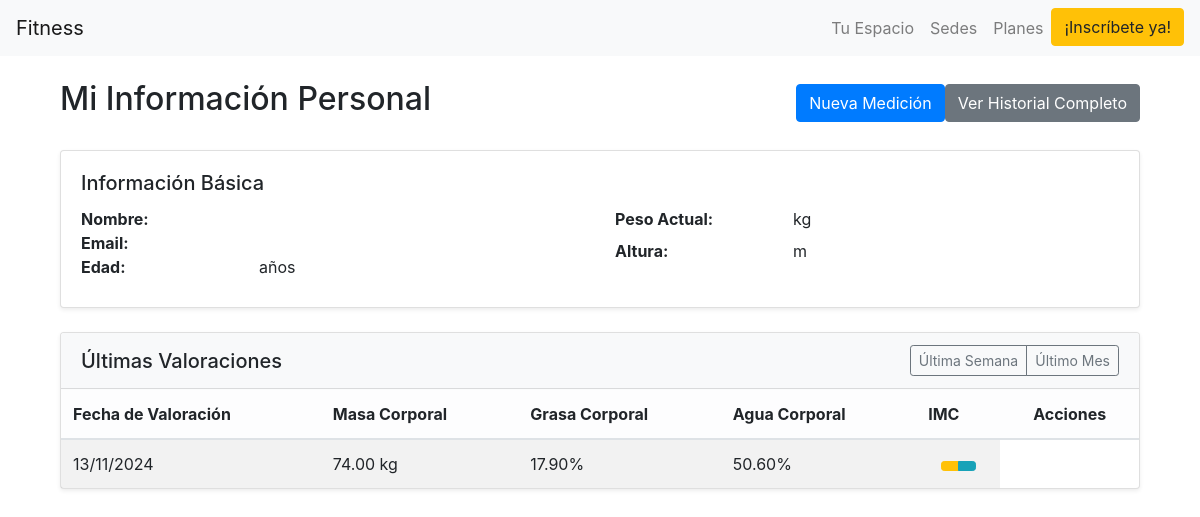
The app's page /mycoach/mycoach/ (signed in) with its own data.
### rutinas/models.py (models this page shows, shortened)
class ValoracionPersonal(models.Model):
    usuario = models.ForeignKey(
        User,
        on_delete=models.CASCADE,
        related_name='valoraciones'
    )
    fecha_valoracion = models.DateField()
    masa_corporal = models.DecimalField(
        max_digits=5,
        decimal_places=2,
        validators=[
            MinValueValidator(Decimal('30.00')),
            MaxValueValidator(Decimal('300.00'))
        ],
        help_text="Peso en kilogramos",
        default=0
    )
    grasa_corporal = models.DecimalField(
        max_digits=5,
        decimal_places=2,
        validators=[
            MinValueValidator(Decimal('3.00')),
            MaxValueValidator(Decimal('60.00'))
        ],
        help_text="Porcentaje de grasa corporal"
    )
    agua_corporal = models.DecimalField(
        max_digits=5,
        decimal_places=2,
        validators=[
            MinValueValidator(Decimal('20.00')),
            MaxValueValidator(Decimal('80.00'))
        ],
        help_text="Porcentaje de agua corporal"
    )
    notas = models.TextField(blank=True)
    created_at = models.DateTimeField(default=timezone.now)
    class Meta:
        verbose_name = "Valoración Personal"
        verbose_name_plural = "Valoraciones Personales"
        ordering = ['-fecha_valoracion']
        unique_together = ['usuario', 'fecha_valoracion']  # Evita duplicados en la misma fecha

### Mycoach/views.py (the view)
# urls.py: path('mycoach/', views.mi_informacion, name='index'),
def mi_informacion(request):
    usuario = request.user  # Obtener el usuario autenticado
    try:
        info_usuario = User.objects.get(id=usuario.id)
    except User.DoesNotExist:
        return redirect('mycoach:index')  # Redirigir si no encuentra el usuario
    valoraciones = ValoracionPersonal.objects.filter(id=usuario.id)
    context = {
        'info_usuario': info_usuario,
        'valoraciones': valoraciones
    }
    return render(request, 'usuarios.html', context)

### Mycoach/templates/usuarios.html (shortened to what this page needs)
{% extends 'base.html' %}
{% block content %}
<div class="container mt-4">
    <div class="d-flex justify-content-between align-items-center mb-4">
        <h1 class="h2">Mi Información Personal</h1>
        <div class="d-flex gap-2">
            <a href="{% url 'mycoach:agregar_valoracion' %}" class="btn btn-primary">
                Nueva Medición
            </a>
            <a href="{% url 'mycoach:historial_valoraciones' %}" class="btn btn-secondary">
                Ver Historial Completo
            </a>
        </div>
    </div>
    <div class="card mb-4 shadow-sm">
        <div class="card-body">
            <h2 class="card-title h5">Información Básica</h2>
            <div class="row g-3">
                <div class="col-md-6">
                    <dl class="row mb-0">
                        <dt class="col-sm-4">Nombre:</dt>
                        <dd class="col-sm-8 mb-2">{{ info_usuario.Nombre }}</dd>
                        <dt class="col-sm-4">Email:</dt>
                        <dd class="col-sm-8 mb-2">{{ info_usuario.Email }}</dd>
                        <dt class="col-sm-4">Edad:</dt>
                        <dd class="col-sm-8 mb-2">{{ info_usuario.Edad }} años</dd>
                    </dl>
                </div>
                <div class="col-md-6">
                    <dl class="row mb-0">
                        <dt class="col-sm-4">Peso Actual:</dt>
                        <dd class="col-sm-8 mb-2">{{ info_usuario.PesoActual }} kg</dd>
                        <dt class="col-sm-4">Altura:</dt>
                        <dd class="col-sm-8 mb-2">{{ info_usuario.AlturaActual }} m</dd>
                    </dl>
                </div>
            </div>
        </div>
    </div>
    <div class="card shadow-sm">
        <div class="card-header bg-light">
            <div class="d-flex justify-content-between align-items-center">
                <h2 class="h5 mb-0">Últimas Valoraciones</h2>
                <div class="btn-group">
                    <button type="button"
                            class="btn btn-sm btn-outline-secondary"
                            id="btnFiltroSemana">
                        Última Semana
                    </button>
                    <button type="button"
                            class="btn btn-sm btn-outline-secondary"
                            id="btnFiltroMes">
                        Último Mes
                    </button>
                </div>
            </div>
        </div>
        <div class="card-body p-0">
            <div class="table-responsive">
                <table class="table table-hover table-striped mb-0">
                    <thead class="table-light">
                        <tr>
                            <th scope="col">Fecha de Valoración</th>
                            <th scope="col" class="text-end">Masa Corporal</th>
                            <th scope="col" class="text-end">Grasa Corporal</th>
                            <th scope="col" class="text-end">Agua Corporal</th>
                            <th scope="col" class="text-end">IMC</th>
                            <th scope="col" class="text-center">Acciones</th>
                        </tr>
                    </thead>
                    <tbody>
                        {% for valoracion in valoraciones %}
                            <tr>
                                <td>{{ valoracion.fecha_valoracion|date:"d/m/Y" }}</td>
                                <td class="text-end">{{ valoracion.masa_corporal }} kg</td>
                                <td class="text-end">{{ valoracion.grasa_corporal }}%</td>
                                <td class="text-end">{{ valoracion.agua_corporal }}%</td>
                                <td class="text-center">
                                    <div class="btn-group">
                                        <a href="{% url 'mycoach:editar_valoracion' valoracion.id %}"
                                           class="btn btn-sm btn-warning"
                                           title="Editar valoración">
                                        </a>
                                        <a href="{% url 'mycoach:ver_valoraciones' valoracion.id %}"
                                           class="btn btn-sm btn-info"
                                           title="Ver detalles"
                                           data-bs-toggle="modal"
                                           data-bs-target="#quickViewModal">
                                        </a>
                                    </div>
                                </td>
                            </tr>
                        {% endfor %}
                    </tbody>
                </table>
            </div>
        </div>
    </div>
</div>
{% endblock %}

### records on screen
ValoracionPersonal: fecha_valoracion "13/11/2024", masa_corporal "74.00", grasa_corporal "17.90", agua_corporal "50.60"
